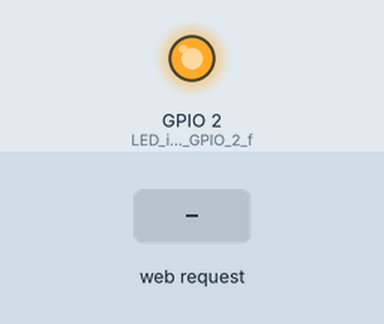
Bench run of a sketch on a simulated ESP32. Parts: output pins drawn as LEDs (lit = HIGH). The test bench sets the inputs (shaded band). WiFi joins after 1.5 s; servers stay silent unless stated; a WiFi scan finds three made-up networks; EEPROM starts erased; what the sketch prints to the serial monitor is not drawn. At 3.3 s the program restarts the board; the recording ends there.

Above: at 1.2 s.
1.3 s: HTTP request GET /setting received
Timing chart, 0 to 3.3 s (numbered marks = the images above; inputs shaded):
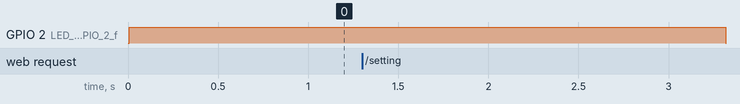

The sketch:

simple_eeprom.ino
```cpp
// ESP32 WiFi Manager with EEPROM Configuration Storage
// Last Updated: April 23, 2025
// Program Flow Overview:
// 1. On startup, read WiFi credentials from EEPROM.
// 2. If the SSID is missing, or button on GPIO 0 is pressed, enter AP (Access Point) mode.
// 3. In AP mode, ESP32 hosts a configuration webpage at 192.168.4.1:
//    - Shows stored credentials
//    - Scans for and lists available WiFi networks in a table
//    - Allows users to submit new credentials
// 4. Submitted credentials are stored back to EEPROM and the device restarts.
// 5. If credentials are valid, ESP32 attempts to connect to WiFi in STA (Station) mode.
// 6. If connection fails, fallback to AP mode for configuration.
// This sketch allows ESP32 to boot into STA mode with stored credentials or fallback to AP mode
// where users can enter new credentials through a simple web UI. Data is stored using EEPROM.
// Additional Features:
// - Scans for nearby WiFi networks and displays them in a responsive table.
// - Displays current stored credentials.
// - Allows updating WiFi credentials and device ID.
// - Non-blocking WiFi scan with live table update.
// - LED indicator on GPIO 2 lights up when in AP mode.
// - Improved user feedback messages on configuration save and data clear.
// Author: Ahmad Hanis | Date: April 23, 2025
// ------------------------------------------------------

#include <EEPROM.h>
#include <WiFi.h>
#include <WebServer.h>
#include <HTTPClient.h>

WebServer server(80);  // Create a web server object on port 80

// Global variables for storing WiFi credentials and device ID
String ssid, pass, devid, content;
bool apmode = false;  // Flag to indicate if device is in Access Point mode
bool scanComplete = false;  // Flag to prevent repeat scans
String scannedNetworks = "<p>Scanning networks...</p>";  // HTML content for scanned WiFi list

// Setup function runs once when the device starts
void setup() {
  pinMode(2, OUTPUT); // LED indicator on GPIO 2 for AP mode
  digitalWrite(2, LOW); // Turn off LED initially
  Serial.begin(115200);  // Start serial monitor for debugging
  Serial.println("Waiting for 5 seconds!");
  readData();  // Read stored credentials from EEPROM

  // If no SSID is found, start in Access Point mode
  if (ssid.length() == 0) {
    Serial.println("No SSID found in EEPROM, forcing AP mode.");
    ap_mode();
    return;
  }

  delay(5000);  // Give user time to press button if needed
  pinMode(0, INPUT_PULLUP);  // Set pin 0 as input with pull-up (for button input)

  // If button is pressed during boot, force AP mode
  if (digitalRead(0) == 0) {
    apmode = true;
    ap_mode();
  } else {
    // Try connecting to WiFi using stored credentials
    if (testWifi()) {
      Serial.println("WiFi Connected!!!");
    } else {
      ap_mode();
      apmode = true;
    }
  }
}

// Main loop to handle incoming requests and WiFi scan
void loop() {
  if (apmode) {
    server.handleClient();  // Listen for web clients

    // Only scan once and store results
    if (!scanComplete) {
      int n = WiFi.scanComplete();
      if (n == -2) WiFi.scanNetworks(true); // If no scan, initiate
      else if (n >= 0) {
        // Build HTML table from scanned networks
        scannedNetworks = "<table border='1' style='width:100%; border-collapse:collapse;'>";
        scannedNetworks += "<tr><th>SSID</th><th>Signal Strength</th></tr>";
        for (int i = 0; i < n; ++i) {
          scannedNetworks += "<tr><td>" + WiFi.SSID(i) + "</td><td>" + String(WiFi.RSSI(i)) + " dBm</td></tr>";
        }
        scannedNetworks += "</table>";
        scanComplete = true;  // Prevent further scanning
        WiFi.scanDelete();  // Free memory
      }
    }
  }
}

// Reads SSID, Password and DevID from EEPROM
void readData() {
  EEPROM.begin(512);
  Serial.println("Reading From EEPROM..");
  ssid = pass = devid = "";  // Clear previous values

  // Read SSID
  for (int i = 0; i < 20; i++) {
    char ch = EEPROM.read(i);
    if (isPrintable(ch)) ssid += ch;
  }
  // Read Password
  for (int i = 20; i < 40; i++) {
    char ch = EEPROM.read(i);
    if (isPrintable(ch)) pass += ch;
  }
  // Read DevID
  for (int i = 40; i < 60; i++) {
    char ch = EEPROM.read(i);
    if (isPrintable(ch)) devid += ch;
  }

  // Print credentials to serial monitor
  Serial.println("WiFi SSID: " + ssid);
  Serial.println("WiFi Password: " + pass);
  Serial.println("DevID: " + devid);

  EEPROM.end();
}

// Function to set device into Access Point mode for configuration
void ap_mode() {
  digitalWrite(2, HIGH); // Turn on LED to indicate AP mode
  Serial.println("AP Mode. Please connect to http://192.168.4.1 to configure");
  apmode = true;
  WiFi.mode(WIFI_AP_STA);  // Enable both AP and Station mode to allow scan
  WiFi.softAP("ESP32_eeprom", "");  // Start AP with default SSID and no password
  WiFi.scanNetworks(true);  // Start scanning for WiFi networks
  Serial.println(WiFi.softAPIP());  // Print AP IP address
  launchWeb(0);  // Start web server
}

// Start the web server
void launchWeb(int webtype) {
  createWebServer(webtype);
  server.begin();
}

// Define routes and page content for web server
void createWebServer(int webtype) {
  if (webtype == 0) {
    // Main configuration page
    server.on("/", []() {
      // HTML structure for configuration page
      content = R"rawliteral(
        <!DOCTYPE html>
        <html>
        <head>
          <meta name="viewport" content="width=device-width, initial-scale=1">
          <style>
            body { font-family: Arial; text-align: center; padding: 20px; background: #f4f4f4; }
            h1 { color: #333; }
            form { background: white; padding: 20px; border-radius: 10px; display: inline-block; }
            input, label { display: block; margin: 10px auto; width: 80%; max-width: 300px; }
            input[type="text"], input[type="password"] {
              padding: 10px; border: 1px solid #ccc; border-radius: 5px; }
            .button {
              background-color: #3CBC8D; color: white; padding: 10px 20px; border: none;
              border-radius: 5px; cursor: pointer; font-size: 16px; }
            table { margin: 10px auto; width: 90%; border: 1px solid #ccc; }
            th, td { padding: 8px; text-align: left; border: 1px solid #ccc; }
          </style>
        </head>
        <body>
          <h1>WiFi Manager</h1>
          <p><strong>Stored SSID:</strong> )rawliteral" + ssid + R"rawliteral(</p>
          <p><strong>Stored Password:</strong> )rawliteral" + pass + R"rawliteral(</p>
          <p><strong>Stored Device ID:</strong> )rawliteral" + devid + R"rawliteral(</p>
          <form method='get' action='setting'>
            <label>WiFi SSID:</label>
            <input type='text' name='ssid' required>
            <label>WiFi Password:</label>
            <input type='password' name='password'>
            <label>Device ID:</label>
            <input type='text' name='devid' required>
            <input class='button' type='submit' value='Save Settings'>
          </form>
          <h3>Available Networks:</h3>
      )rawliteral" + scannedNetworks + R"rawliteral(
        </body>
        </html>
      )rawliteral";

      server.send(200, "text/html", content);
    });

    // Save new WiFi and device ID settings to EEPROM
    server.on("/setting", []() {
      String ssidw = server.arg("ssid");
      String passw = server.arg("password");
      String devidw = server.arg("devid");
      writeData(ssidw, passw, devidw);
      server.send(200, "text/html", "<h2>Settings Saved Successfully</h2><p>The device will now restart to apply the new configuration.</p>");
      delay(2000);
      digitalWrite(2, LOW); // Turn off LED before restart
      ESP.restart();
    });

    // Route to clear all EEPROM data
    server.on("/clear", []() {
      clearData();
      server.send(200, "text/html", "<h2>All Data Cleared</h2><p>The device will restart now. Please reconnect and reconfigure if needed.</p>");
      delay(2000);
      ESP.restart();
    });
  }
}

// Write provided data to EEPROM, with safe character length checks
void writeData(String a, String b, String c) {
  clearData();  // Clear existing EEPROM content before writing new data
  EEPROM.begin(512);
  Serial.println("Writing to EEPROM...");
  for (int i = 0; i < 20; i++) EEPROM.write(i, (i < a.length()) ? a[i] : 0);
  for (int i = 0; i < 20; i++) EEPROM.write(20 + i, (i < b.length()) ? b[i] : 0);
  for (int i = 0; i < 20; i++) EEPROM.write(40 + i, (i < c.length()) ? c[i] : 0);
  EEPROM.commit();
  EEPROM.end();
  Serial.println("Write Successful");
}

// Clear all EEPROM contents to default (0)
void clearData() {
  EEPROM.begin(512);
  Serial.println("Clearing EEPROM (first 60 bytes only)...");
  // Only clear the bytes used for SSID (0–19), Password (20–39), DevID (40–59)
  for (int i = 0; i < 60; i++) EEPROM.write(i, 0);
  EEPROM.commit();
  EEPROM.end();
}

// Try connecting to WiFi using current credentials stored in ssid/pass
boolean testWifi() {
  WiFi.softAPdisconnect();  // Ensure AP mode is disabled
  WiFi.disconnect();        // Disconnect any previous connection
  WiFi.mode(WIFI_STA);      // Set mode to Station (client)
  WiFi.begin(ssid.c_str(), pass.c_str());
  int c = 0;
  while (c < 50) {  // Try for ~45 seconds
    if (WiFi.status() == WL_CONNECTED) {
      WiFi.setAutoReconnect(true);
      WiFi.persistent(true);
      Serial.println(WiFi.localIP());
      return true;
    }
    Serial.print(".");
    delay(900);
    c++;
  }
  Serial.println("Connection timed out...");
  return false;
}
```

Measured:
- after the input at 1.3 s, GPIO 2 (LED_indicator_on_GPIO_2_f): HIGH → LOW after 2.0 s
